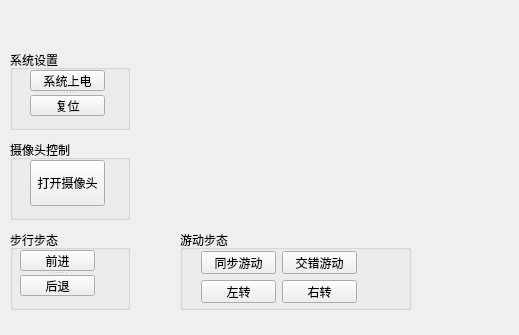
<?xml version="1.0" encoding="UTF-8"?>
<ui version="4.0">
 <class>Form</class>
 <widget class="QWidget" name="Form">
  <property name="geometry">
   <rect>
    <x>0</x>
    <y>0</y>
    <width>519</width>
    <height>335</height>
   </rect>
  </property>
  <property name="windowTitle">
   <string>Form</string>
  </property>
  <widget class="QLabel" name="CamLB">
   <property name="geometry">
    <rect>
     <x>150</x>
     <y>30</y>
     <width>271</width>
     <height>161</height>
    </rect>
   </property>
   <property name="text">
    <string/>
   </property>
  </widget>
  <widget class="QGroupBox" name="groupBox">
   <property name="geometry">
    <rect>
     <x>10</x>
     <y>230</y>
     <width>120</width>
     <height>80</height>
    </rect>
   </property>
   <property name="title">
    <string>步行步态</string>
   </property>
   <widget class="QSplitter" name="splitter_3">
    <property name="geometry">
     <rect>
      <x>10</x>
      <y>20</y>
      <width>75</width>
      <height>46</height>
     </rect>
    </property>
    <property name="orientation">
     <enum>Qt::Vertical</enum>
    </property>
    <widget class="QPushButton" name="ForwardBT">
     <property name="text">
      <string>前进</string>
     </property>
    </widget>
    <widget class="QPushButton" name="BackwardBT">
     <property name="text">
      <string>后退</string>
     </property>
    </widget>
   </widget>
  </widget>
  <widget class="QGroupBox" name="groupBox_2">
   <property name="geometry">
    <rect>
     <x>10</x>
     <y>140</y>
     <width>120</width>
     <height>80</height>
    </rect>
   </property>
   <property name="title">
    <string>摄像头控制</string>
   </property>
   <widget class="QSplitter" name="splitter">
    <property name="geometry">
     <rect>
      <x>20</x>
      <y>20</y>
      <width>75</width>
      <height>46</height>
     </rect>
    </property>
    <property name="orientation">
     <enum>Qt::Vertical</enum>
    </property>
    <widget class="QPushButton" name="OpenCamBT">
     <property name="text">
      <string>打开摄像头</string>
     </property>
    </widget>
   </widget>
  </widget>
  <widget class="QGroupBox" name="groupBox_3">
   <property name="geometry">
    <rect>
     <x>10</x>
     <y>50</y>
     <width>120</width>
     <height>80</height>
    </rect>
   </property>
   <property name="title">
    <string>系统设置</string>
   </property>
   <widget class="QSplitter" name="splitter_2">
    <property name="geometry">
     <rect>
      <x>20</x>
      <y>20</y>
      <width>75</width>
      <height>46</height>
     </rect>
    </property>
    <property name="orientation">
     <enum>Qt::Vertical</enum>
    </property>
    <widget class="QPushButton" name="StartBT">
     <property name="text">
      <string>系统上电</string>
     </property>
    </widget>
    <widget class="QPushButton" name="ResetBT">
     <property name="text">
      <string>复位</string>
     </property>
    </widget>
   </widget>
  </widget>
  <widget class="QGroupBox" name="groupBox_4">
   <property name="geometry">
    <rect>
     <x>180</x>
     <y>230</y>
     <width>231</width>
     <height>80</height>
    </rect>
   </property>
   <property name="title">
    <string>游动步态</string>
   </property>
   <widget class="QPushButton" name="GetherBT">
    <property name="geometry">
     <rect>
      <x>21</x>
      <y>21</y>
      <width>75</width>
      <height>23</height>
     </rect>
    </property>
    <property name="text">
     <string>同步游动</string>
    </property>
   </widget>
   <widget class="QPushButton" name="CrossBT">
    <property name="geometry">
     <rect>
      <x>102</x>
      <y>21</y>
      <width>75</width>
      <height>23</height>
     </rect>
    </property>
    <property name="text">
     <string>交错游动</string>
    </property>
   </widget>
   <widget class="QPushButton" name="LeftBT">
    <property name="geometry">
     <rect>
      <x>21</x>
      <y>50</y>
      <width>75</width>
      <height>23</height>
     </rect>
    </property>
    <property name="text">
     <string>左转</string>
    </property>
   </widget>
   <widget class="QPushButton" name="RightBT">
    <property name="geometry">
     <rect>
      <x>102</x>
      <y>50</y>
      <width>75</width>
      <height>23</height>
     </rect>
    </property>
    <property name="text">
     <string>右转</string>
    </property>
   </widget>
  </widget>
 </widget>
 <resources/>
 <connections/>
</ui>
